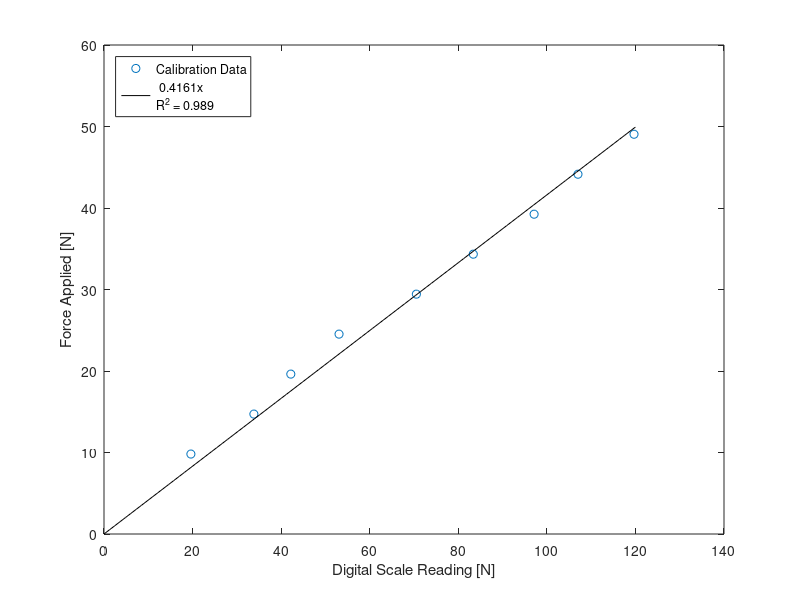

The MATLAB script that drew this image:
% Calibration curve for bollard pull

analogue = [2.5; 3; 3.5; 4; 4.5; 5; 2; 1.5; 1];
analogue = analogue*9.81;
dig = [5.41; 7.19; 8.5; 9.9; 10.91; 12.2; 4.3; 3.45; 2];
dig = dig*9.81;


x = linspace(0,120,100);
y = polyval([0.4161,0],x);

close all
figure
hold on
box on
plot(dig,analogue,'o')
plot(x,y,'-k')
axis([0,140,0,60])

legend('Calibration Data',...
    sprintf( '%s\n%s',' 0.4161x', 'R^2 = 0.989'),...
    'Location', 'NorthWest')

xlabel('Digital Scale Reading [N]')
ylabel('Force Applied [N]')

hold off

